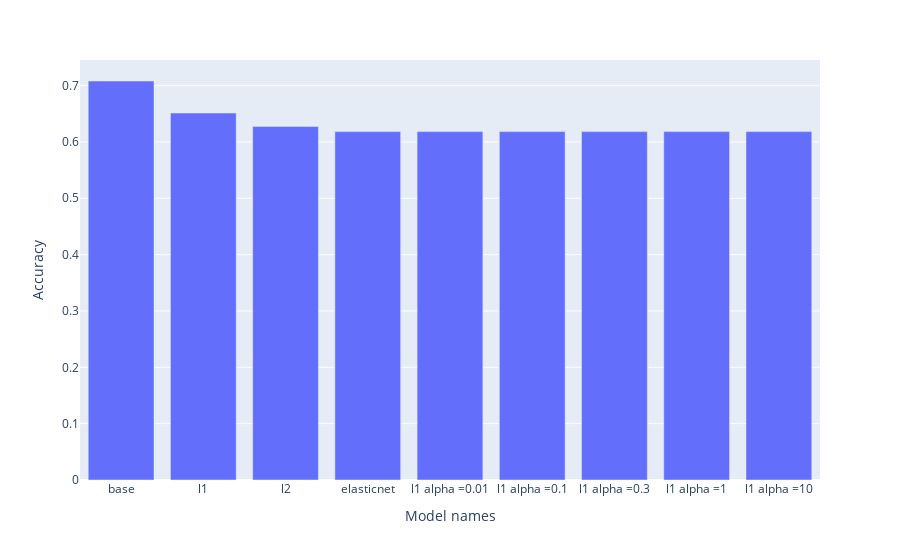

The notebook cell this image was saved under:
### Code cell
label = []
data = []

perceptron_clf = Perceptron(max_iter=100, tol=0.0001, random_state=0)
label.append('base')
test_acc_perceptron, train_acc_perceptron = calc_accuracies(perceptron_clf, train_X, train_y, test_X, test_y)
data.append(test_acc_perceptron)

perceptron_clf = Perceptron(max_iter=100, tol=0.0001, random_state=0, penalty='l1')
label.append('l1')
test_acc_perceptron_reg, train_acc_perceptron_reg = calc_accuracies(perceptron_clf, train_X, train_y, test_X, test_y)
data.append(test_acc_perceptron_reg)

perceptron_clf = Perceptron(max_iter=100, tol=0.0001, random_state=0, penalty='l2')
label.append('l2')
test_acc_perceptron_reg, train_acc_perceptron_reg = calc_accuracies(perceptron_clf, train_X, train_y, test_X, test_y)
data.append(test_acc_perceptron_reg)

perceptron_clf = Perceptron(max_iter=100, tol=0.0001, random_state=0, penalty='elasticnet')
label.append('elasticnet')
test_acc_perceptron_reg, train_acc_perceptron_reg = calc_accuracies(perceptron_clf, train_X, train_y, test_X, test_y)
data.append(test_acc_perceptron_reg)

for i in [0.01, 0.1, 0.3, 1, 10]:
    perceptron_clf = Perceptron(max_iter=100, tol=i, random_state=0, penalty='elasticnet')
    label.append('l1 alpha =' + str(i))
    test_acc_perceptron_reg, train_acc_perceptron_reg = calc_accuracies(perceptron_clf, train_X, train_y, test_X, test_y)
    data.append(test_acc_perceptron_reg)

plot_accuracies(data, label)

### Figure 1 — Plotly figure (JSON) as saved in the notebook; plotly's stock layout.template omitted (floating-point values rounded to 4 significant figures)
{"data": [{"alignmentgroup": "True", "hovertemplate": "Model names=%{x}<br>Accuracy=%{y}<extra></extra>", "legendgroup": "", "marker": {"color": "#636efa", "pattern": {"shape": ""}}, "name": "", "offsetgroup": "", "orientation": "v", "showlegend": false, "textposition": "auto", "type": "bar", "x": ["base", "l1", "l2", "elasticnet", "l1 alpha =0.01", "l1 alpha =0.1", "l1 alpha =0.3", "l1 alpha =1", "l1 alpha =10"], "xaxis": "x", "y": [0.7081, 0.6512, 0.6272, 0.6183, 0.6183, 0.6183, 0.6183, 0.6183, 0.6183], "yaxis": "y"}], "layout": {"barmode": "relative", "legend": {"tracegroupgap": 0}, "margin": {"t": 60}, "xaxis": {"anchor": "y", "domain": [0, 1], "title": {"text": "Model names"}}, "yaxis": {"anchor": "x", "domain": [0, 1], "title": {"text": "Accuracy"}}}}
